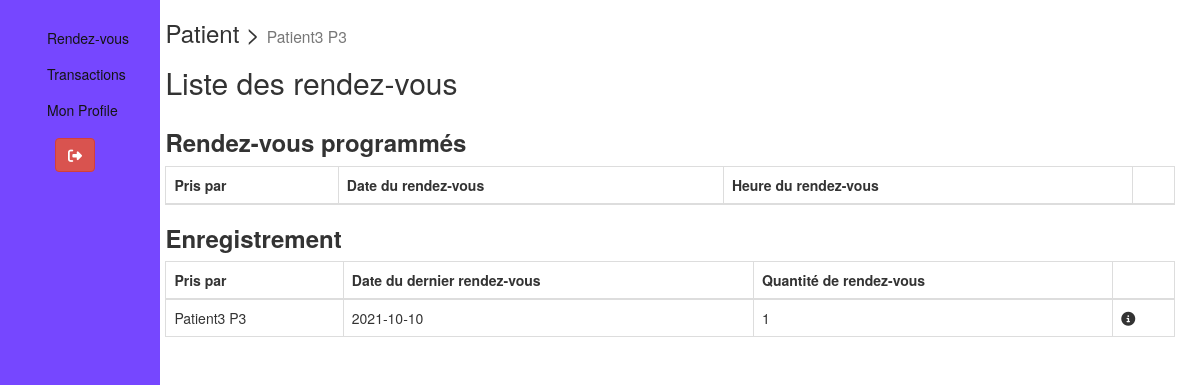
Page /liste_rendezvous (signed in) on the committed database.
### tables this page shows
CREATE TABLE `appointment` (
  `id` int(11) NOT NULL,
  `id_patient` int(11) NOT NULL,
  `id_medecin` int(11) NOT NULL,
  `date_rendezvous` date NOT NULL,
  `heure_rendezvous` varchar(10) NOT NULL
);

CREATE TABLE `patient` (
  `id` int(11) NOT NULL,
  `nom` varchar(100) NOT NULL,
  `prenom` varchar(100) NOT NULL,
  `date_naissance` date NOT NULL,
  `email` varchar(150) NOT NULL,
  `adresse` varchar(150) NOT NULL,
  `code_postal` varchar(10) NOT NULL,
  `ville` varchar(100) NOT NULL,
  `province` varchar(100) NOT NULL,
  `telephone` varchar(20) NOT NULL,
  `description` text NOT NULL,
  `mdp` varchar(150) NOT NULL
);

### index.php (called while the page is built, shortened)
<?php
    $router = new Router();
    $router->routereq();
?>

### Models/SummaryUserAppointment.php (called while the page is built, shortened)
<?php
    class SummaryUserAppointment
    {
        public $_id;
        public $_nom;
        public $_prenom;
        public $_dernier_rv;
        public $_qte_rv;
        public function id()
        {
            return $this->_id;
        }
        public function setId($_id)
        {
            $this->_id = $_id;
        }
        public function nom()
        {
            return $this->_nom;
        }
        public function setNom($_nom)
        {
            $this->_nom = $_nom;
        }
        public function prenom()
        {
            return $this->_prenom;
        }
        public function setPrenom($_prenom)
        {
            $this->_prenom = $_prenom;
        }
        public function dernier_rv()
        {
            return $this->_dernier_rv;
        }
        public function setDernier_rv($_dernier_rv)
        {
            $this->_dernier_rv = $_dernier_rv;
        }
        public function qte_rv()
        {
            return $this->_qte_rv;
        }
        public function set_qte_rv($_qte_rv)
        {
            $this->_qte_rv = $_qte_rv;
        }
    }
?>

### Models/Model.php (called while the page is built, shortened)
<?php
abstract class Model
{
    private static $_db;
    private static function setBdd()
    {
        self::$_db = new PDO("mysql:host=localhost;dbname=system_hopital;charset=utf8", "root", "");
        self::$_db->setAttribute(PDO::ATTR_ERRMODE, PDO::ERRMODE_WARNING);
    }
    protected function getBdd()
    {
        return self::$_db;
    }
    public function getAppointments($table, $obj, $field, $way)
    {
        $var = [];
        if (isset($_COOKIE["patientemail"])) {
            $sql = "SELECT appointment.id, " . $table . ".nom, " . $table . ".prenom, MAX(appointment.date_rendezvous) dernier_rv, COUNT(appointment." . $field . ") as _qte_rv
            FROM appointment," . $table . " WHERE appointment." . $field . " = " . $table . ".id AND " . $table . ".id = " . $_COOKIE["patientemail"] . "
            AND appointment.date_rendezvous " . ($way == 0 ? "<" : ">=") . " CURRENT_DATE() GROUP BY " . $field . "  ASC;";
        }
        $query = self::$_db->prepare($sql);
        $query->execute();
        while ($data = $query->fetch(PDO::FETCH_ASSOC)) {
            $var[] = new $obj($data);
        }
        return $var;
    }
}

### Models/SummaryUserAppointmentManager.php (called while the page is built, shortened)
<?php
class SummaryUserAppointmentManager extends Model
{
    public function getSummaryUserAppointmentSummary($table,$obj,$field,$way)
    {
        return $this->getAppointments($table, $obj,$field,$way);
    }
}

### Views/liste_rendezvous.php (the view, shortened to what this page needs)
<?php
$this->_t = "Liste des rendez-vous";
?>
<?php include("Public/sidebar.php"); ?>
<div class="col-10 table-responsive">
  <p class="h3"><?php echo ($this->_usr);
                echo (" > "); ?>
    <small class="text-muted"> <?php echo ($this->_name); ?> </small></h3>
  <h2><?php echo ($this->_t)   ?></h2>
</div>
<div class="col-10 table-responsive">
  <h3><b>Rendez-vous programmés</b></h3>
  <table class="table table-bordered">
    <thead>
      <tr class="table-primary">
        <th scope='col'><?= $qry == "doctor" ? "Pris avec" : "Pris par" ?></th>
        <th scope="col">Date du rendez-vous</th>
        <th scope="col">Heure du rendez-vous</th>
        <th></th>
      </tr>
    </thead>
  </table>
  <h3><b>Enregistrement</b></h3>
  <table class="table table-bordered">
    <thead>
      <tr class="table-primary">
        <th scope='col'><?= $qry == "doctor" ? "Pris avec" : "Pris par" ?></th>
        <th scope="col">Date du dernier rendez-vous</th>
        <th scope="col">Quantité de rendez-vous</th>
        <th></th>
      </tr>
    </thead>
    <?php
    foreach ($oldApp as $d) {
    ?>
      <tbody>
        <tr>
          <td><?= $qry == "patient" ? "" : "Dr." ?> <?= $d->nom() ?> <?= $d->prenom() ?></td>
          <td><?= $d->dernier_rv() ?></td>
          <td><?= $d->qte_rv() ?></td>
          <td>
            <a href="http://localhost/HMS_PROJECT/index.php?url=detail_rendezvous&id=<?= $d->id(); ?>" id="link" style="text-decoration:none;" id="link" style="text-decoration:none;"><i class="fas fa-info-circle"></i> </a>
          </td>
        </tr>
      </tbody>
    <?php
    }
    ?>
  </table>
</div>

### Public/style1.css (style rules this page uses)
::placeholder { color: #BDBDBD; opacity: 1; font-weight: 300 }
a { color: inherit; cursor: pointer }

### Public/sidebar.php (style rules this page uses)
.table-responsive { margin-left: 12%; padding: 0px 10px; }

### rows in the picture
appointment: id_patient.nom "Patient3", id_patient.prenom "P3", dernier_rv "2021-10-10", qte_rv "1"

### other values in the picture
$this->_usr "Patient"
$this->_name "Patient3 P3"
$this->_t "Liste des rendez-vous"
